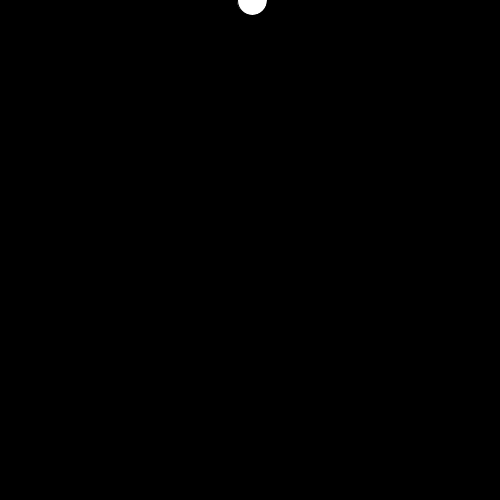
Frame 1 (no input)
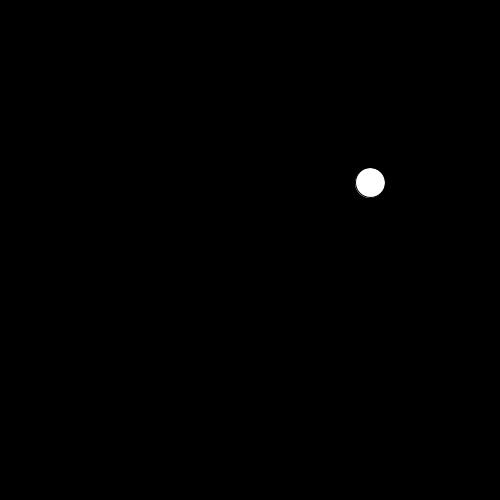
Frame 60 (the mouse pressed at the canvas centre just before this capture)
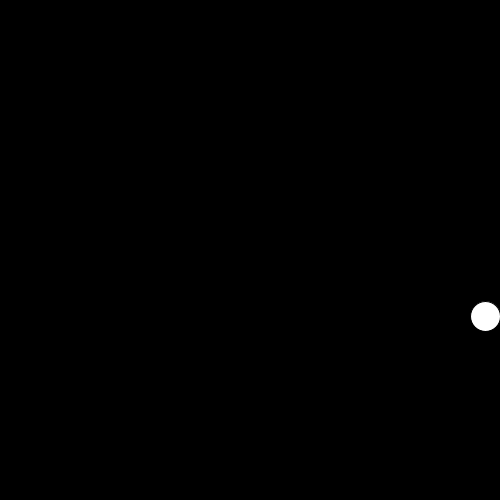
Frame 120 (the mouse held since frame 60 and released just before this capture)

The Processing sketch that drew these frames (run headless with seeded random() and noise(); from frame 60 on, the mouse is pressed at the canvas centre):

// Processing sketch: ball_accelerating_with_gravity
// ── ball_accelerating_with_gravity.pde
float lx;
float ly=0;
float vx=2;
float vy=0;
float ax=0;
float ay=.1;
float sz=30;
float f=.9;

void setup() {
  size(500, 500);
  lx=width/2;
}

void draw() {
  background(0);
  vx+=ax;
  vy+=ay;
  lx+=vx;
  ly+=vy;
  ellipse(lx, ly, sz, sz);
  if (ly+sz/2>height) {
    ly=height-sz/2;
    vy*=-f;
    vx*=f;
  }
  if (lx-sz/2<0) {
    vx=abs(vx)*f;
  }
  if (lx+sz/2>width) {
    vx=-abs(vx)*f;
  }
}
